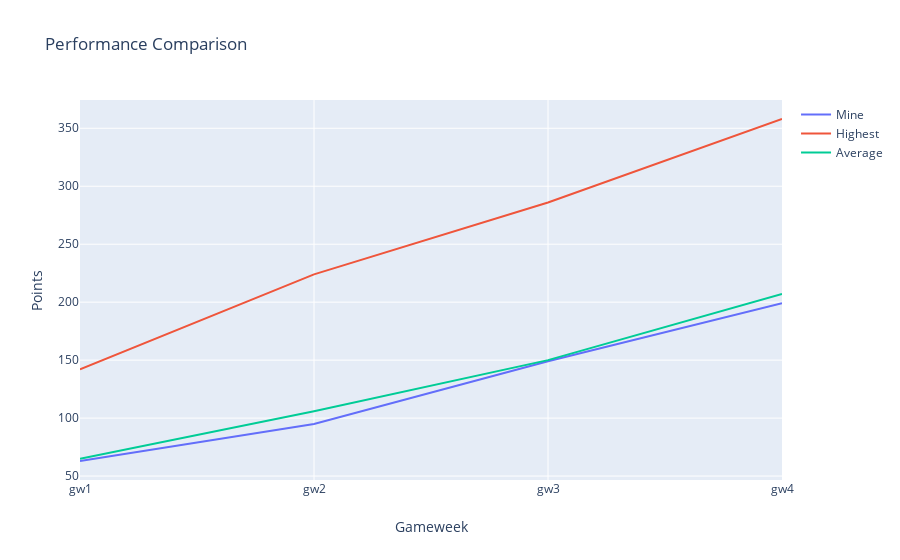

Notebook code cell kept with this figure:
### Code cell
# compare your progress
progress = variables.progress()
fig = go.Figure()
for p in progress:
    fig.add_trace(go.Scatter(x=p['gameweek'], y=p['points'], mode='lines', name=p['type']))
fig.update_layout(yaxis_title='Points', xaxis_title='Gameweek', title='Performance Comparison')
fig.show()

### Figure 1 — Plotly figure (JSON) as saved in the notebook; plotly's stock layout.template omitted (floating-point values rounded to 4 significant figures)
{"data": [{"mode": "lines", "name": "Mine", "type": "scatter", "x": ["gw1", "gw2", "gw3", "gw4"], "y": [63, 95, 149, 199]}, {"mode": "lines", "name": "Highest", "type": "scatter", "x": ["gw1", "gw2", "gw3", "gw4"], "y": [142, 224, 286, 358]}, {"mode": "lines", "name": "Average", "type": "scatter", "x": ["gw1", "gw2", "gw3", "gw4"], "y": [65, 106, 150, 207]}], "layout": {"title": {"text": "Performance Comparison"}, "xaxis": {"title": {"text": "Gameweek"}}, "yaxis": {"title": {"text": "Points"}}}}
